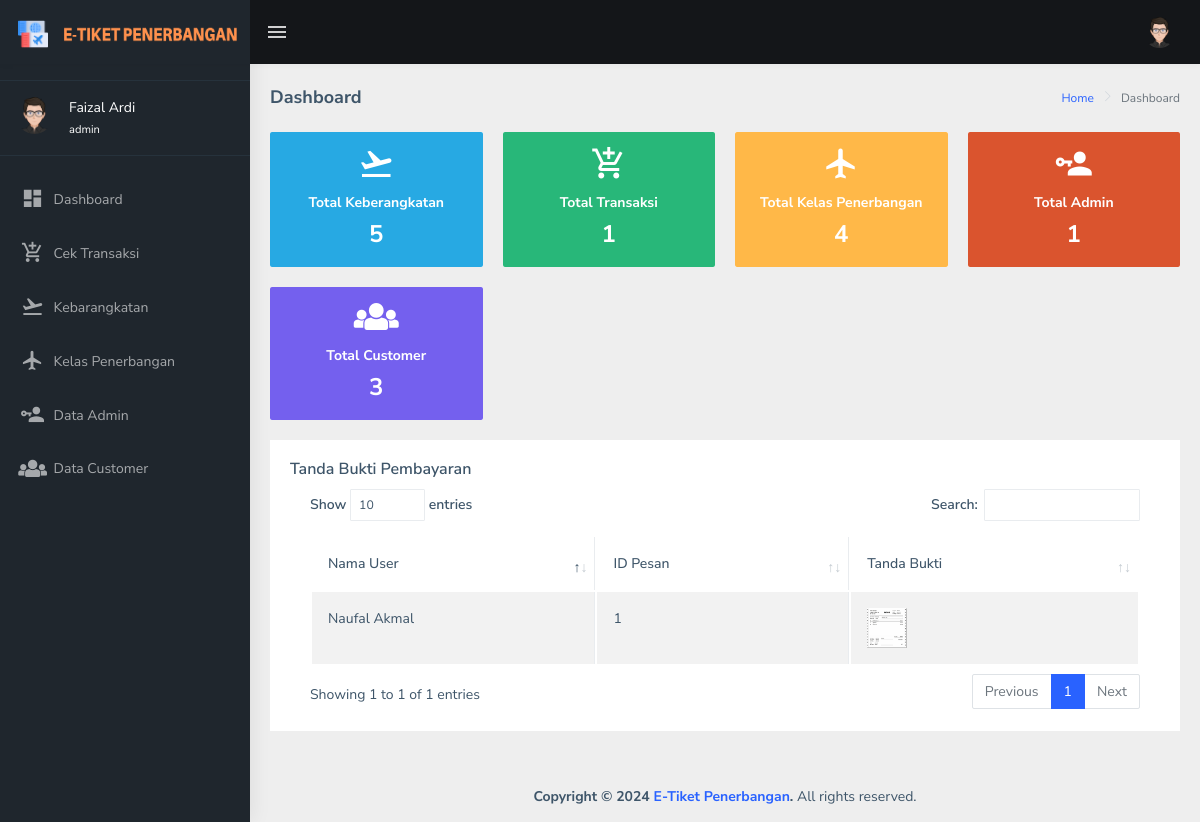
Page /admin/admin.php (signed in) on the committed database.
### tables this page shows
CREATE TABLE `tb_pesan` (
  `id_pesan` int(11) NOT NULL,
  `id_user` int(11) NOT NULL,
  `id_kelas` int(11) NOT NULL,
  `id_keberangkatan` int(11) NOT NULL,
  `id_daerah` int(11) NOT NULL,
  `tgl_pesan` date NOT NULL,
  `tgl_tour` date NOT NULL,
  `status` varchar(15) NOT NULL DEFAULT 'Waiting'
);

CREATE TABLE `tb_user` (
  `id_user` int(11) NOT NULL,
  `foto` varchar(25) NOT NULL,
  `nama_user` varchar(30) NOT NULL,
  `email_user` varchar(30) NOT NULL,
  `username` varchar(15) NOT NULL,
  `password` varchar(8) NOT NULL,
  `no_hp` varchar(12) NOT NULL,
  `akses` varchar(5) NOT NULL
);

CREATE TABLE `tb_bukti` (
  `id_bukti` int(11) NOT NULL,
  `id_pesan` int(11) NOT NULL,
  `file` text NOT NULL
);

### class/koneksi.php (called while the page is built, shortened)
<?php
class database
{
    public $_host = "localhost";
    public $_username = "root";
    public $_password = "";
    public $_database = "db_tiket";
    public function getConnection()
    {
        $this->_connection = new mysqli(
            $this->_host,
            $this->_username,
            $this->_password,
            $this->_database
        );
        return $this->_connection;
    }
}

### class/order.php (called while the page is built, shortened)
<?php
include "koneksi.php";
class order extends database
{
    function tampil_bukti()
    {
        $sql = "SELECT tb_user.nama_user,tb_pesan.id_pesan,tb_bukti.file FROM tb_pesan,tb_user,tb_bukti WHERE tb_pesan.id_user=tb_user.id_user AND tb_pesan.id_pesan=tb_bukti.id_pesan ";
        $result = mysqli_query($this->getConnection(), $sql);
        while ($row = mysqli_fetch_array($result)) {
            $hasil[] = $row;
        }
        return $hasil;
    }
}

### admin/admin.php (the view, shortened to what this page needs)
<?php
include '../class/order.php';
$db = new order();
?>
<!DOCTYPE html>
<html dir="ltr" lang="en">
<head>
    <link href="../assets/libs/flot/css/float-chart.css" rel="stylesheet" />
    <link href="../assets/libs/datatables.net-bs4/css/dataTables.bootstrap4.css" rel="stylesheet" />
    <link href="../dist/css/style.min.css" rel="stylesheet" />
</head>
<body>
    <div id="main-wrapper" data-layout="vertical" data-navbarbg="skin5" data-sidebartype="full" data-sidebar-position="absolute" data-header-position="absolute" data-boxed-layout="full">
        <?php include("header.php") ?>
        <?php include("sidebar.php") ?>
        <div class="page-wrapper">
            <div class="page-breadcrumb">
                <div class="row">
                    <div class="col-12 d-flex no-block align-items-center">
                        <h4 class="page-title">Dashboard</h4>
                        <div class="ms-auto text-end">
                            <nav aria-label="breadcrumb">
                                <ol class="breadcrumb">
                                    <li class="breadcrumb-item"><a href="index.php">Home</a></li>
                                    <li class="breadcrumb-item active" aria-current="page">
                                        Dashboard
                                    </li>
                                </ol>
                            </nav>
                        </div>
                    </div>
                </div>
            </div>
            <div class="container-fluid">
                <div class="row">
                    <div class="col-md-6 col-lg-3">
                        <div class="card card-hover">
                            <div class="box bg-cyan text-center text-white">
                                <h1 class="font-light text-white">
                                    <i class="mdi mdi-airplane-takeoff"></i>
                                </h1>
                                <h6 class="text-white">Total Keberangkatan</h6>
                                <?php
                                require 'prosesKeberangkatan/config.php';
                                $query = "SELECT id_keberangkatan FROM tb_keberangkatan ORDER BY id_keberangkatan";
                                $query_run = mysqli_query($koneksi, $query);
                                $row = mysqli_num_rows($query_run);
                                echo '<h3>' . $row . '</h3>';
                                ?>
                            </div>
                        </div>
                    </div>
                    <div class="col-md-6 col-lg-3">
                        <div class="card card-hover">
                            <div class="box bg-success text-center text-white">
                                <h1 class="font-light text-white">
                                    <i class="mdi mdi-cart-plus"></i>
                                </h1>
                                <h6 class="text-white">Total Transaksi</h6>
                                <?php
                                require 'prosesKeberangkatan/config.php';
                                $query = "SELECT id_pesan FROM tb_pesan ORDER BY id_pesan";
                                $query_run = mysqli_query($koneksi, $query);
                                $row = mysqli_num_rows($query_run);
                                echo '<h3>' . $row . '</h3>';
                                ?>
                            </div>
                        </div>
                    </div>
                    <div class="col-md-6 col-lg-3">
                        <div class="card card-hover">
                            <div class="box bg-warning text-center text-white">
                                <h1 class="font-light text-white">
                                    <i class="mdi mdi-airplane"></i>
                                </h1>
                                <h6 class="text-white">Total Kelas Penerbangan</h6>
                                <?php
                                require 'prosesKelas/config.php';
                                $query = "SELECT id_kelas FROM tb_kelas ORDER BY id_kelas";
                                $query_run = mysqli_query($koneksi, $query);
                                $row = mysqli_num_rows($query_run);
                                echo '<h3>' . $row . '</h3>';
                                ?>
                            </div>
                        </div>
                    </div>
                    <div class="col-md-6 col-lg-3">
                        <div class="card card-hover">
                            <div class="box bg-danger text-center text-white">
                                <h1 class="font-light text-white">
                                    <i class="mdi mdi-account-key"></i>
                                </h1>
                                <h6 class="text-white">Total Admin</h6>
                                <?php
                                require 'prosesKeberangkatan/config.php';
                                $query = "SELECT id_admin FROM tb_admin ORDER BY id_admin";
                                $query_run = mysqli_query($koneksi, $query);
                                $row = mysqli_num_rows($query_run);
                                echo '<h3>' . $row . '</h3>';
                                ?>
                            </div>
                        </div>
                    </div>
                    <div class="col-md-6 col-lg-3">
                        <div class="card card-hover">
                            <div class="box bg-primary text-center text-white">
                                <h1 class="font-light text-white">
                                    <i class="fa fa-users"></i>
                                </h1>
                                <h6 class="text-white">Total Customer</h6>
                                <?php
                                require 'koneksi.php';
                                $query = "SELECT id_user FROM tb_user ORDER BY id_user";
                                $query_run = mysqli_query($koneksi, $query);
                                $row = mysqli_num_rows($query_run);
                                echo '<h3>' . $row . '</h3>';
                                ?>
                            </div>
                        </div>
                    </div>
                    <div class="col-12">
                        <div class="card">
                            <div class="card-body">
                                <h5 class="card-title">Tanda Bukti Pembayaran</h5>
                                <div class="table-responsive">
                                    <table id="zero_config" class="table table-striped table-bordered">
                                        <thead>
                                            <tr>
                                                <th>Nama User</th>
                                                <th>ID Pesan</th>
                                                <th>Tanda Bukti</th>
                                            </tr>
                                        </thead>
                                        <tbody>
                                            <?php
                                            foreach ($db->tampil_bukti() as $x) {
                                            ?>
                                                <tr>
                                                    <td><?php echo $x['nama_user']; ?></td>
                                                    <td><?php echo $x['id_pesan']; ?></td>
                                                    <td><a href="../assets/images/bukti/<?php echo $x['file']; ?>" target="_blank"><img class="img-rounded" src="../assets/images/bukti/<?php echo $x['file']; ?>" alt="" width="40" height="40"> </a>
                                                    </td>
                                                </tr>
                                            <?php
                                            }
                                            ?>
                                        </tbody>
                                    </table>
                                </div>
                            </div>
                        </div>
                    </div>
                </div>
            </div>
            <footer class="footer text-center">
                <strong>Copyright &copy; <?= date('Y'); ?> <a href="">E-Tiket Penerbangan</a>.</strong> All rights reserved.
            </footer>
        </div>
    </div>
</body>
</html>

### rows in the picture
tb_pesan: id_user.nama_user "Naufal Akmal", id_pesan "1", tb_bukti.file (picture)

### other values in the picture
$_SESSION['nama'] "Faizal Ardi"
$_SESSION['akses'] "admin"
$row "5"
$row "1"
$row "4"
$row "3"
